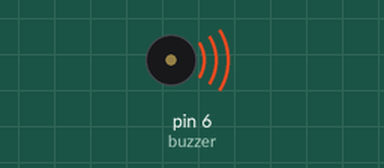
Simulated run of this sketch. Board: Arduino Uno, built with avr-gcc and run on an emulated ATmega328P. On the bench: buzzer (waves = sounding).

Above: at 0.1 s.
Timing chart, 0 to 3.0 s (numbered marks = the images above):
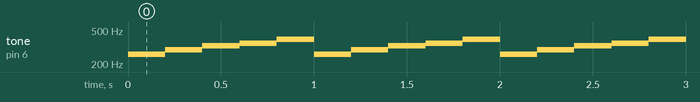

Measured:
- by itself, tone on pin 6 (buzzer): repeats every 1.0 s: 293 Hz 0.20 s, 329 Hz 0.20 s, 349 Hz 0.20 s, 392 Hz 0.20 s, 261 Hz 0.20 s

The sketch:

buzzer.ino
```cpp
// Pin connected to buzzer
int buzzer = 6;

void setup()
{
    // Defines the Buzzer pin as output
    pinMode(buzzer,OUTPUT);
}

void loop()
{
    // Sounds the buzzer at the frequency relative to the note C in Hz
    tone(buzzer,261);
    // Waits some time to turn off
    delay(200);
    //Turns the buzzer off
    noTone(buzzer);
    // Sounds the buzzer at the frequency relative to the note D in Hz
    tone(buzzer,293);
    delay(200);
    noTone(buzzer);
    // Sounds the buzzer at the frequency relative to the note E in Hz
    tone(buzzer,329);
    delay(200);
    noTone(buzzer);
    // Sounds the buzzer at the frequency relative to the note F in Hz
    tone(buzzer,349);
    delay(200);
    noTone(buzzer);
    // Sounds the buzzer at the frequency relative to the note G in Hz
    tone(buzzer,392);
    delay(200);
    noTone(buzzer);
}
```
